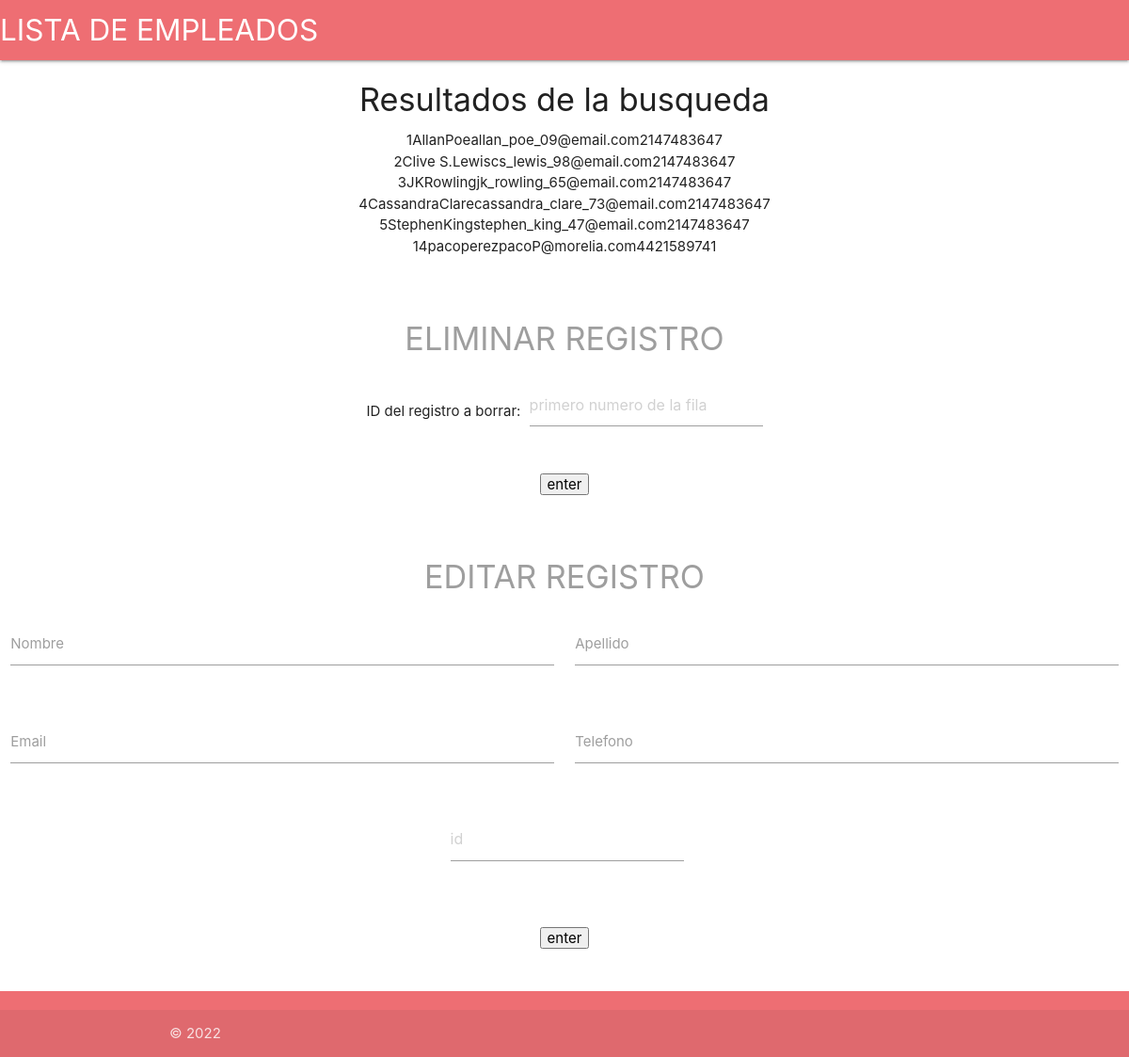
Screenshot of /empleados/acciones.php with the database file from the repository.
### tables this page shows
CREATE TABLE `datos` (
  `id` int(30) NOT NULL,
  `Nombre` varchar(30) NOT NULL,
  `Apellido` varchar(30) NOT NULL,
  `Correo` varchar(30) NOT NULL,
  `telefono` varchar(30) NOT NULL
);

### empleados/acciones.php (the view, shortened to what this page needs)
<!DOCTYPE html>
<html>
<head>
      <link type="text/css" rel="stylesheet" href="css/materialize.min.css"  media="screen,projection"/>
    <link rel="stylesheet" type="text/css" href="css/hoja.css">
    </head>
<body>
   <nav>
  <div class="nav-wrapper">
    <a href="index.php" class="brand-logo">LISTA DE EMPLEADOS</a>
  </div>
</nav>
<center><h4>Resultados de la busqueda</h4></center>
<?php
$serverName ="localhost";
$userName = "root";
$password = "";
$dbName = "empleados";
$carac = (isset($_POST['caracter']) ? $_POST['caracter'] : null);
$conn = new mysqli($serverName, $userName, $password, $dbName);
 $sql = "SELECT * FROM datos WHERE Nombre LIKE '%$carac%' or Apellido LIKE '%$carac%' or Correo LIKE '%$carac%' or telefono LIKE '%$carac%'";
 $result = $conn->query($sql);
 if($result->num_rows>0){
  while($row = $result->fetch_assoc()){
    echo  '<center><div><form action=""><input type="checkbox">'.$row['id'], $row['Nombre'],$row['Apellido'],$row['Correo'],$row['telefono'] .'</form></div></center>';
  }
       };
?>
<br>
<br>
<center>
		<form method="post" action="borrar.php">
			<label><H4><i class="fa fa-key"></i>ELIMINAR REGISTRO</H4></label>
        <div class="row">
        <div class="col s12">
         ID del registro a borrar:
          <div class="input-field inline">
          <input type="text" class="form-control" placeholder="primero numero de la fila"  name="id">
                      </div>
        </div>
      </div>
      <input type="submit" name="submit" value="enter"> <br>
      </form>
</center>
<br>
<br>
<center>
		<form method="post" action="editar.php">
			<label><H4><i class="fa fa-key"></i>EDITAR REGISTRO</H4></label>
      <div class="row">
   <div class="row">
     <div class="input-field col s6">
     <input type="text" class="form-control"  name="name">
       <label for="first_name">Nombre</label>
     </div>
     <div class="input-field col s6">
     <input type="text" class="form-control"  name="ape">
       <label for="last_name">Apellido</label>
     </div>
   </div>
   <div class="row">
     <div class="input-field col s6">
     <input type="text" class="form-control"  name="email">
       <label for="email">Email</label>
     </div>
     <div class="input-field col s6">
     <input type="text" class="form-control"  name="tel">
       <label for="tel">Telefono</label>
     </div>
   </div>
   <div class="row">
        <div class="col s12">
          <div class="input-field inline">
          <input type="text" class="form-control" placeholder="id"  name="id2">
                      </div>
        </div>
      </div>
</div>
      <input type="submit" name="submit" value="enter"> <br>
      </form>
</center>
<br>
<br>
	</body>
  <footer class="page-footer">
          <div class="footer-copyright">
            <div class="container">
            © 2022
            </div>
          </div>
        </footer>
</html>

### empleados/css/hoja.css (style rules this page uses)
body { background: #ffffff; }

### rows the page displays
datos: id "1", Nombre "Allan", Apellido "Poe", Correo "allan_poe_09@email.com", telefono "2147483647"
datos: id "2", Nombre "Clive S.", Apellido "Lewis", Correo "cs_lewis_98@email.com", telefono "2147483647"
datos: id "3", Nombre "JK", Apellido "Rowling", Correo "jk_rowling_65@email.com", telefono "2147483647"
datos: id "4", Nombre "Cassandra", Apellido "Clare", Correo "cassandra_clare_73@email.com", telefono "2147483647"
datos: id "5", Nombre "Stephen", Apellido "King", Correo "stephen_king_47@email.com", telefono "2147483647"
datos: id "14", Nombre "paco", Apellido "perez", Correo "pacoP@morelia.com", telefono "4421589741"
